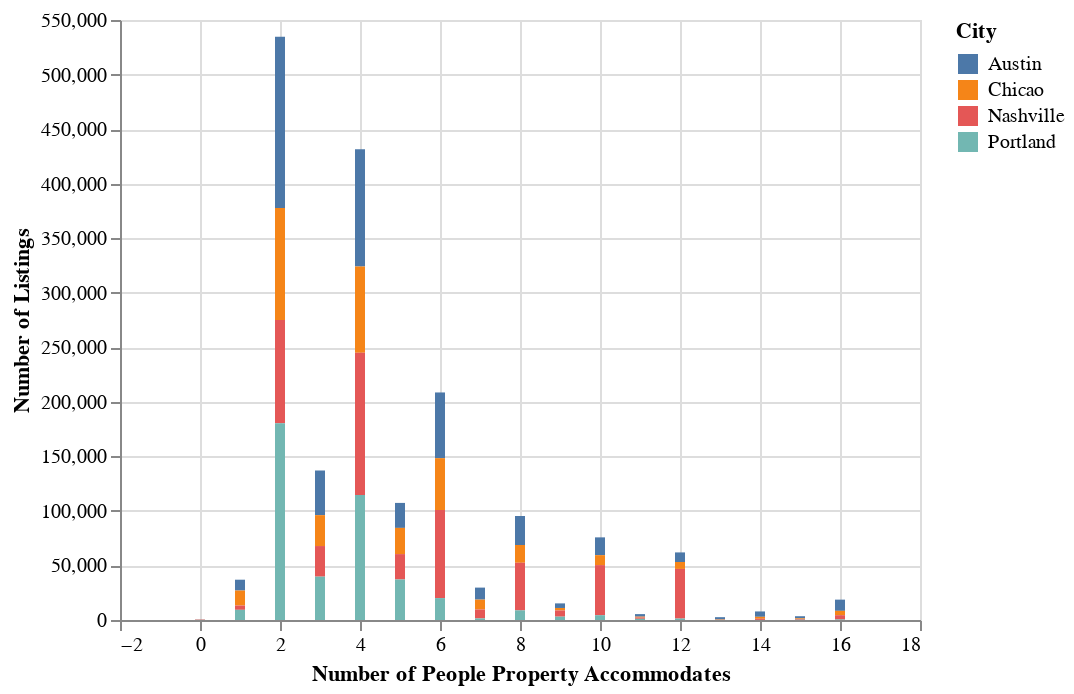

Notebook code cell kept with this figure:
### Code cell
#accommodates for each city
accommodates_city = pd.DataFrame(listing_reviews.groupby(['accommodates','city_x'])['listing_id'].count().reset_index())


accommodates_per_city = alt.Chart(accommodates_city).mark_bar().encode(
        x= alt.X('accommodates:Q',title='Number of People Property Accommodates'),
        y=alt.Y('listing_id:Q',title='Number of Listings'),
        color= alt.Color('city_x:N', title='City')
        
)
accommodates_per_city

### Figure 1 — Vega-Lite specification as saved in the notebook (floating-point values rounded to 4 significant figures)
{"config": {"view": {"continuousWidth": 400, "continuousHeight": 300}}, "data": {"name": "data-5013aba8ea12b5acf65e5530cb2b4b14"}, "mark": "bar", "encoding": {"color": {"field": "city_x", "title": "City", "type": "nominal"}, "x": {"field": "accommodates", "title": "Number of People Property Accommodates", "type": "quantitative"}, "y": {"field": "listing_id", "title": "Number of Listings", "type": "quantitative"}}, "$schema": "https://vega.github.io/schema/vega-lite/v4.17.0.json", "datasets": {"data-5013aba8ea12b5acf65e5530cb2b4b14": [{"accommodates": 0, "city_x": "Nashville", "listing_id": 431}, {"accommodates": 0, "city_x": "Portland", "listing_id": 161}, {"accommodates": 1, "city_x": "Austin", "listing_id": 9927}, {"accommodates": 1, "city_x": "Chicao", "listing_id": 13748}, {"accommodates": 1, "city_x": "Nashville", "listing_id": 3937}, {"accommodates": 1, "city_x": "Portland", "listing_id": 9327}, {"accommodates": 2, "city_x": "Austin", "listing_id": 157023}, {"accommodates": 2, "city_x": "Chicao", "listing_id": 102729}, {"accommodates": 2, "city_x": "Nashville", "listing_id": 94576}, {"accommodates": 2, "city_x": "Portland", "listing_id": 180336}, {"accommodates": 3, "city_x": "Austin", "listing_id": 40930}, {"accommodates": 3, "city_x": "Chicao", "listing_id": 28321}, {"accommodates": 3, "city_x": "Nashville", "listing_id": 28055}, {"accommodates": 3, "city_x": "Portland", "listing_id": 39738}, {"accommodates": 4, "city_x": "Austin", "listing_id": 107471}, {"accommodates": 4, "city_x": "Chicao", "listing_id": 78873}, {"accommodates": 4, "city_x": "Nashville", "listing_id": 130374}, {"accommodates": 4, "city_x": "Portland", "listing_id": 114693}, {"accommodates": 5, "city_x": "Austin", "listing_id": 22899}, {"accommodates": 5, "city_x": "Chicao", "listing_id": 24019}, {"accommodates": 5, "city_x": "Nashville", "listing_id": 23268}, {"accommodates": 5, "city_x": "Portland", "listing_id": 37144}, {"accommodates": 6, "city_x": "Austin", "listing_id": 60220}, {"accommodates": 6, "city_x": "Chicao", "listing_id": 47593}, {"accommodates": 6, "city_x": "Nashville", "listing_id": 80683}, {"accommodates": 6, "city_x": "Portland", "listing_id": 20083}, {"accommodates": 7, "city_x": "Austin", "listing_id": 11010}, {"accommodates": 7, "city_x": "Chicao", "listing_id": 9056}, {"accommodates": 7, "city_x": "Nashville", "listing_id": 8183}, {"accommodates": 7, "city_x": "Portland", "listing_id": 1449}, {"accommodates": 8, "city_x": "Austin", "listing_id": 26602}, {"accommodates": 8, "city_x": "Chicao", "listing_id": 16268}, {"accommodates": 8, "city_x": "Nashville", "listing_id": 43636}, {"accommodates": 8, "city_x": "Portland", "listing_id": 8843}, {"accommodates": 9, "city_x": "Austin", "listing_id": 4203}, {"accommodates": 9, "city_x": "Chicao", "listing_id": 2284}, {"accommodates": 9, "city_x": "Nashville", "listing_id": 5688}, {"accommodates": 9, "city_x": "Portland", "listing_id": 3056}, {"accommodates": 10, "city_x": "Austin", "listing_id": 16305}, {"accommodates": 10, "city_x": "Chicao", "listing_id": 9117}, {"accommodates": 10, "city_x": "Nashville", "listing_id": 45934}, {"accommodates": 10, "city_x": "Portland", "listing_id": 4392}, {"accommodates": 11, "city_x": "Austin", "listing_id": 2350}, {"accommodates": 11, "city_x": "Chicao", "listing_id": 746}, {"accommodates": 11, "city_x": "Nashville", "listing_id": 1214}, {"accommodates": 11, "city_x": "Portland", "listing_id": 1096}, {"accommodates": 12, "city_x": "Austin", "listing_id": 8777}, {"accommodates": 12, "city_x": "Chicao", "listing_id": 6363}, {"accommodates": 12, "city_x": "Nashville", "listing_id": 45498}, {"accommodates": 12, "city_x": "Portland", "listing_id": 1316}, {"accommodates": 13, "city_x": "Austin", "listing_id": 2089}, {"accommodates": 13, "city_x": "Chicao", "listing_id": 375}, {"accommodates": 13, "city_x": "Nashville", "listing_id": 99}, {"accommodates": 13, "city_x": "Portland", "listing_id": 30}, {"accommodates": 14, "city_x": "Austin", "listing_id": 4914}, {"accommodates": 14, "city_x": "Chicao", "listing_id": 1791}, {"accommodates": 14, "city_x": "Nashville", "listing_id": 1073}, {"accommodates": 14, "city_x": "Portland", "listing_id": 66}, {"accommodates": 15, "city_x": "Austin", "listing_id": 1944}, {"accommodates": 15, "city_x": "Chicao", "listing_id": 642}, {"accommodates": 15, "city_x": "Nashville", "listing_id": 652}, {"accommodates": 15, "city_x": "Portland", "listing_id": 232}, {"accommodates": 16, "city_x": "Austin", "listing_id": 10260}, {"accommodates": 16, "city_x": "Chicao", "listing_id": 4014}, {"accommodates": 16, "city_x": "Nashville", "listing_id": 3899}, {"accommodates": 16, "city_x": "Portland", "listing_id": 494}]}}
